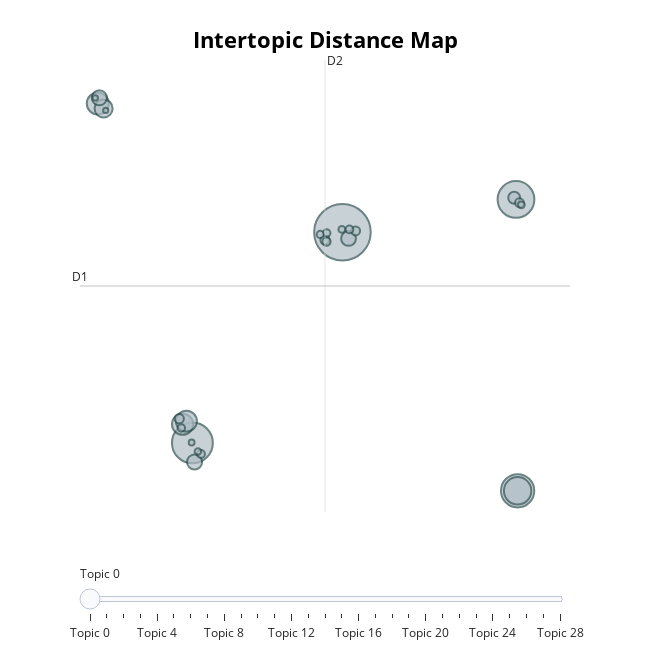

The code cell stored with this chart in its notebook:
### Code cell
neg_topic_model = neg_topic_model.reduce_topics(neg_docs, nr_topics=30)
neg_topic_model.visualize_topics()

### Figure 1 — Plotly figure (JSON) as saved in the notebook; plotly's stock layout.template omitted (floating-point values rounded to 4 significant figures)
{"data": [{"customdata": [[0, "enemy | make | get | like | time", 1310], [1, "suck | shit | fuck | nah | good", 682], [2, "hate | bad | fucking | gamei | series", 553], [3, "pc | port | controller | keyboard | control", 454], [4, "server | ban | online | fix | save", 308], [5, "dont | play | fun | instead | sekiro", 198], [6, "dog | shit | poo | fart | ass", 184], [7, "trash | garbage | waste | play | hot", 179], [8, "buy | refund | money | worth | waste", 134], [9, "skip | credit | one | achievement | play", 94], [10, "de | que | jogo | bir | en", 93], [11, "hitboxes | hit | roll | box | hitbox", 90], [12, "pain | cancer | depression | suffering | give", 58], [13, "dogshit | absolute | fuck | fucking | serious", 35], [14, "demon | herald | emerald | smelter | spirit", 34], [15, "clunky | movement | clunkiest | compare | feel", 33], [16, "hard | katana | castle | field | weak", 32], [17, "iron | keep | harvest | valley | whoever", 28], [18, "janky | jank | dong | definition | ridiculously", 26], [19, "spam | enemy | flank | many | darksouls", 25], [20, "outskirt | frigid | fuck | cocksucking | faucking", 23], [21, "amana | shrine | amaze | iron | keep", 23], [22, "ganking | gank | yup | oh | squad", 21], [23, "mid | middd | absurdo | pinnacle | definition", 19], [24, "design | couldnt | demarco | fcuk | reprobate", 19], [25, "sux | nul | xddddd | opac | meggazoomy", 18], [26, "adp | suck | fkin | content | gunpoint", 14], [27, "game | truly | one | definitely | time", 12], [28, "review | negative | happiness | patch | positive", 11]], "hovertemplate": "<b>Topic %{customdata[0]}</b><br>%{customdata[1]}<br>Size: %{customdata[2]}", "legendgroup": "", "marker": {"color": "#B0BEC5", "line": {"color": "DarkSlateGrey", "width": 2}, "size": [1310, 682, 553, 454, 308, 198, 184, 179, 134, 94, 93, 90, 58, 35, 34, 33, 32, 28, 26, 25, 23, 23, 21, 19, 19, 18, 14, 12, 11], "sizemode": "area", "sizeref": 0.8187, "symbol": "circle"}, "mode": "markers", "name": "", "orientation": "v", "showlegend": false, "type": "scatter", "x": [7.888, -0.2539, 17.31, 17.4, 17.4, -5.388, -0.7858, -0.5778, -5.073, -5.304, -0.1363, 8.22, 17.21, -0.9673, 6.939, 8.602, 17.49, 7.023, 0.211, 8.266, -0.8553, 7.033, 6.684, 17.6, 7.857, 0.04511, -0.2952, -5.525, -4.957], "xaxis": "x", "y": [6.123, -4.893, 7.842, -7.399, -7.399, 12.86, -3.919, -3.755, 12.6, 13.16, -5.889, 5.803, 7.933, -3.63, 5.722, 6.193, 7.672, 5.631, -5.473, 6.276, -4.115, 6.081, 6.013, 7.56, 6.277, -5.343, -4.871, 13.15, 12.5], "yaxis": "y"}], "layout": {"annotations": [{"showarrow": false, "text": "D1", "x": -6.353, "y": 3.315, "yshift": 10}, {"showarrow": false, "text": "D2", "x": 6.942, "xshift": 10, "y": 15.14}], "height": 650, "hoverlabel": {"bgcolor": "white", "font": {"family": "Rockwell", "size": 16}}, "legend": {"itemsizing": "constant", "tracegroupgap": 0}, "margin": {"t": 60}, "shapes": [{"line": {"color": "#CFD8DC", "width": 2}, "type": "line", "x0": 6.942, "x1": 6.942, "y0": -8.509, "y1": 15.14}, {"line": {"color": "#9E9E9E", "width": 2}, "type": "line", "x0": -6.353, "x1": 20.24, "y0": 3.315, "y1": 3.315}], "sliders": [{"active": 0, "pad": {"t": 50}, "steps": [{"args": [{"marker.color": [["red", "#B0BEC5", "#B0BEC5", "#B0BEC5", "#B0BEC5", "#B0BEC5", "#B0BEC5", "#B0BEC5", "#B0BEC5", "#B0BEC5", "#B0BEC5", "#B0BEC5", "#B0BEC5", "#B0BEC5", "#B0BEC5", "#B0BEC5", "#B0BEC5", "#B0BEC5", "#B0BEC5", "#B0BEC5", "#B0BEC5", "#B0BEC5", "#B0BEC5", "#B0BEC5", "#B0BEC5", "#B0BEC5", "#B0BEC5", "#B0BEC5", "#B0BEC5"]]}], "label": "Topic 0", "method": "update"}, {"args": [{"marker.color": [["#B0BEC5", "red", "#B0BEC5", "#B0BEC5", "#B0BEC5", "#B0BEC5", "#B0BEC5", "#B0BEC5", "#B0BEC5", "#B0BEC5", "#B0BEC5", "#B0BEC5", "#B0BEC5", "#B0BEC5", "#B0BEC5", "#B0BEC5", "#B0BEC5", "#B0BEC5", "#B0BEC5", "#B0BEC5", "#B0BEC5", "#B0BEC5", "#B0BEC5", "#B0BEC5", "#B0BEC5", "#B0BEC5", "#B0BEC5", "#B0BEC5", "#B0BEC5"]]}], "label": "Topic 1", "method": "update"}, {"args": [{"marker.color": [["#B0BEC5", "#B0BEC5", "red", "#B0BEC5", "#B0BEC5", "#B0BEC5", "#B0BEC5", "#B0BEC5", "#B0BEC5", "#B0BEC5", "#B0BEC5", "#B0BEC5", "#B0BEC5", "#B0BEC5", "#B0BEC5", "#B0BEC5", "#B0BEC5", "#B0BEC5", "#B0BEC5", "#B0BEC5", "#B0BEC5", "#B0BEC5", "#B0BEC5", "#B0BEC5", "#B0BEC5", "#B0BEC5", "#B0BEC5", "#B0BEC5", "#B0BEC5"]]}], "label": "Topic 2", "method": "update"}, {"args": [{"marker.color": [["#B0BEC5", "#B0BEC5", "#B0BEC5", "red", "#B0BEC5", "#B0BEC5", "#B0BEC5", "#B0BEC5", "#B0BEC5", "#B0BEC5", "#B0BEC5", "#B0BEC5", "#B0BEC5", "#B0BEC5", "#B0BEC5", "#B0BEC5", "#B0BEC5", "#B0BEC5", "#B0BEC5", "#B0BEC5", "#B0BEC5", "#B0BEC5", "#B0BEC5", "#B0BEC5", "#B0BEC5", "#B0BEC5", "#B0BEC5", "#B0BEC5", "#B0BEC5"]]}], "label": "Topic 3", "method": "update"}, {"args": [{"marker.color": [["#B0BEC5", "#B0BEC5", "#B0BEC5", "#B0BEC5", "red", "#B0BEC5", "#B0BEC5", "#B0BEC5", "#B0BEC5", "#B0BEC5", "#B0BEC5", "#B0BEC5", "#B0BEC5", "#B0BEC5", "#B0BEC5", "#B0BEC5", "#B0BEC5", "#B0BEC5", "#B0BEC5", "#B0BEC5", "#B0BEC5", "#B0BEC5", "#B0BEC5", "#B0BEC5", "#B0BEC5", "#B0BEC5", "#B0BEC5", "#B0BEC5", "#B0BEC5"]]}], "label": "Topic 4", "method": "update"}, {"args": [{"marker.color": [["#B0BEC5", "#B0BEC5", "#B0BEC5", "#B0BEC5", "#B0BEC5", "red", "#B0BEC5", "#B0BEC5", "#B0BEC5", "#B0BEC5", "#B0BEC5", "#B0BEC5", "#B0BEC5", "#B0BEC5", "#B0BEC5", "#B0BEC5", "#B0BEC5", "#B0BEC5", "#B0BEC5", "#B0BEC5", "#B0BEC5", "#B0BEC5", "#B0BEC5", "#B0BEC5", "#B0BEC5", "#B0BEC5", "#B0BEC5", "#B0BEC5", "#B0BEC5"]]}], "label": "Topic 5", "method": "update"}, {"args": [{"marker.color": [["#B0BEC5", "#B0BEC5", "#B0BEC5", "#B0BEC5", "#B0BEC5", "#B0BEC5", "red", "#B0BEC5", "#B0BEC5", "#B0BEC5", "#B0BEC5", "#B0BEC5", "#B0BEC5", "#B0BEC5", "#B0BEC5", "#B0BEC5", "#B0BEC5", "#B0BEC5", "#B0BEC5", "#B0BEC5", "#B0BEC5", "#B0BEC5", "#B0BEC5", "#B0BEC5", "#B0BEC5", "#B0BEC5", "#B0BEC5", "#B0BEC5", "#B0BEC5"]]}], "label": "Topic 6", "method": "update"}, {"args": [{"marker.color": [["#B0BEC5", "#B0BEC5", "#B0BEC5", "#B0BEC5", "#B0BEC5", "#B0BEC5", "#B0BEC5", "red", "#B0BEC5", "#B0BEC5", "#B0BEC5", "#B0BEC5", "#B0BEC5", "#B0BEC5", "#B0BEC5", "#B0BEC5", "#B0BEC5", "#B0BEC5", "#B0BEC5", "#B0BEC5", "#B0BEC5", "#B0BEC5", "#B0BEC5", "#B0BEC5", "#B0BEC5", "#B0BEC5", "#B0BEC5", "#B0BEC5", "#B0BEC5"]]}], "label": "Topic 7", "method": "update"}, {"args": [{"marker.color": [["#B0BEC5", "#B0BEC5", "#B0BEC5", "#B0BEC5", "#B0BEC5", "#B0BEC5", "#B0BEC5", "#B0BEC5", "red", "#B0BEC5", "#B0BEC5", "#B0BEC5", "#B0BEC5", "#B0BEC5", "#B0BEC5", "#B0BEC5", "#B0BEC5", "#B0BEC5", "#B0BEC5", "#B0BEC5", "#B0BEC5", "#B0BEC5", "#B0BEC5", "#B0BEC5", "#B0BEC5", "#B0BEC5", "#B0BEC5", "#B0BEC5", "#B0BEC5"]]}], "label": "Topic 8", "method": "update"}, {"args": [{"marker.color": [["#B0BEC5", "#B0BEC5", "#B0BEC5", "#B0BEC5", "#B0BEC5", "#B0BEC5", "#B0BEC5", "#B0BEC5", "#B0BEC5", "red", "#B0BEC5", "#B0BEC5", "#B0BEC5", "#B0BEC5", "#B0BEC5", "#B0BEC5", "#B0BEC5", "#B0BEC5", "#B0BEC5", "#B0BEC5", "#B0BEC5", "#B0BEC5", "#B0BEC5", "#B0BEC5", "#B0BEC5", "#B0BEC5", "#B0BEC5", "#B0BEC5", "#B0BEC5"]]}], "label": "Topic 9", "method": "update"}, {"args": [{"marker.color": [["#B0BEC5", "#B0BEC5", "#B0BEC5", "#B0BEC5", "#B0BEC5", "#B0BEC5", "#B0BEC5", "#B0BEC5", "#B0BEC5", "#B0BEC5", "red", "#B0BEC5", "#B0BEC5", "#B0BEC5", "#B0BEC5", "#B0BEC5", "#B0BEC5", "#B0BEC5", "#B0BEC5", "#B0BEC5", "#B0BEC5", "#B0BEC5", "#B0BEC5", "#B0BEC5", "#B0BEC5", "#B0BEC5", "#B0BEC5", "#B0BEC5", "#B0BEC5"]]}], "label": "Topic 10", "method": "update"}, {"args": [{"marker.color": [["#B0BEC5", "#B0BEC5", "#B0BEC5", "#B0BEC5", "#B0BEC5", "#B0BEC5", "#B0BEC5", "#B0BEC5", "#B0BEC5", "#B0BEC5", "#B0BEC5", "red", "#B0BEC5", "#B0BEC5", "#B0BEC5", "#B0BEC5", "#B0BEC5", "#B0BEC5", "#B0BEC5", "#B0BEC5", "#B0BEC5", "#B0BEC5", "#B0BEC5", "#B0BEC5", "#B0BEC5", "#B0BEC5", "#B0BEC5", "#B0BEC5", "#B0BEC5"]]}], "label": "Topic 11", "method": "update"}, {"args": [{"marker.color": [["#B0BEC5", "#B0BEC5", "#B0BEC5", "#B0BEC5", "#B0BEC5", "#B0BEC5", "#B0BEC5", "#B0BEC5", "#B0BEC5", "#B0BEC5", "#B0BEC5", "#B0BEC5", "red", "#B0BEC5", "#B0BEC5", "#B0BEC5", "#B0BEC5", "#B0BEC5", "#B0BEC5", "#B0BEC5", "#B0BEC5", "#B0BEC5", "#B0BEC5", "#B0BEC5", "#B0BEC5", "#B0BEC5", "#B0BEC5", "#B0BEC5", "#B0BEC5"]]}], "label": "Topic 12", "method": "update"}, {"args": [{"marker.color": [["#B0BEC5", "#B0BEC5", "#B0BEC5", "#B0BEC5", "#B0BEC5", "#B0BEC5", "#B0BEC5", "#B0BEC5", "#B0BEC5", "#B0BEC5", "#B0BEC5", "#B0BEC5", "#B0BEC5", "red", "#B0BEC5", "#B0BEC5", "#B0BEC5", "#B0BEC5", "#B0BEC5", "#B0BEC5", "#B0BEC5", "#B0BEC5", "#B0BEC5", "#B0BEC5", "#B0BEC5", "#B0BEC5", "#B0BEC5", "#B0BEC5", "#B0BEC5"]]}], "label": "Topic 13", "method": "update"}, {"args": [{"marker.color": [["#B0BEC5", "#B0BEC5", "#B0BEC5", "#B0BEC5", "#B0BEC5", "#B0BEC5", "#B0BEC5", "#B0BEC5", "#B0BEC5", "#B0BEC5", "#B0BEC5", "#B0BEC5", "#B0BEC5", "#B0BEC5", "red", "#B0BEC5", "#B0BEC5", "#B0BEC5", "#B0BEC5", "#B0BEC5", "#B0BEC5", "#B0BEC5", "#B0BEC5", "#B0BEC5", "#B0BEC5", "#B0BEC5", "#B0BEC5", "#B0BEC5", "#B0BEC5"]]}], "label": "Topic 14", "method": "update"}, {"args": [{"marker.color": [["#B0BEC5", "#B0BEC5", "#B0BEC5", "#B0BEC5", "#B0BEC5", "#B0BEC5", "#B0BEC5", "#B0BEC5", "#B0BEC5", "#B0BEC5", "#B0BEC5", "#B0BEC5", "#B0BEC5", "#B0BEC5", "#B0BEC5", "red", "#B0BEC5", "#B0BEC5", "#B0BEC5", "#B0BEC5", "#B0BEC5", "#B0BEC5", "#B0BEC5", "#B0BEC5", "#B0BEC5", "#B0BEC5", "#B0BEC5", "#B0BEC5", "#B0BEC5"]]}], "label": "Topic 15", "method": "update"}, {"args": [{"marker.color": [["#B0BEC5", "#B0BEC5", "#B0BEC5", "#B0BEC5", "#B0BEC5", "#B0BEC5", "#B0BEC5", "#B0BEC5", "#B0BEC5", "#B0BEC5", "#B0BEC5", "#B0BEC5", "#B0BEC5", "#B0BEC5", "#B0BEC5", "#B0BEC5", "red", "#B0BEC5", "#B0BEC5", "#B0BEC5", "#B0BEC5", "#B0BEC5", "#B0BEC5", "#B0BEC5", "#B0BEC5", "#B0BEC5", "#B0BEC5", "#B0BEC5", "#B0BEC5"]]}], "label": "Topic 16", "method": "update"}, {"args": [{"marker.color": [["#B0BEC5", "#B0BEC5", "#B0BEC5", "#B0BEC5", "#B0BEC5", "#B0BEC5", "#B0BEC5", "#B0BEC5", "#B0BEC5", "#B0BEC5", "#B0BEC5", "#B0BEC5", "#B0BEC5", "#B0BEC5", "#B0BEC5", "#B0BEC5", "#B0BEC5", "red", "#B0BEC5", "#B0BEC5", "#B0BEC5", "#B0BEC5", "#B0BEC5", "#B0BEC5", "#B0BEC5", "#B0BEC5", "#B0BEC5", "#B0BEC5", "#B0BEC5"]]}], "label": "Topic 17", "method": "update"}, {"args": [{"marker.color": [["#B0BEC5", "#B0BEC5", "#B0BEC5", "#B0BEC5", "#B0BEC5", "#B0BEC5", "#B0BEC5", "#B0BEC5", "#B0BEC5", "#B0BEC5", "#B0BEC5", "#B0BEC5", "#B0BEC5", "#B0BEC5", "#B0BEC5", "#B0BEC5", "#B0BEC5", "#B0BEC5", "red", "#B0BEC5", "#B0BEC5", "#B0BEC5", "#B0BEC5", "#B0BEC5", "#B0BEC5", "#B0BEC5", "#B0BEC5", "#B0BEC5", "#B0BEC5"]]}], "label": "Topic 18", "method": "update"}, {"args": [{"marker.color": [["#B0BEC5", "#B0BEC5", "#B0BEC5", "#B0BEC5", "#B0BEC5", "#B0BEC5", "#B0BEC5", "#B0BEC5", "#B0BEC5", "#B0BEC5", "#B0BEC5", "#B0BEC5", "#B0BEC5", "#B0BEC5", "#B0BEC5", "#B0BEC5", "#B0BEC5", "#B0BEC5", "#B0BEC5", "red", "#B0BEC5", "#B0BEC5", "#B0BEC5", "#B0BEC5", "#B0BEC5", "#B0BEC5", "#B0BEC5", "#B0BEC5", "#B0BEC5"]]}], "label": "Topic 19", "method": "update"}, {"args": [{"marker.color": [["#B0BEC5", "#B0BEC5", "#B0BEC5", "#B0BEC5", "#B0BEC5", "#B0BEC5", "#B0BEC5", "#B0BEC5", "#B0BEC5", "#B0BEC5", "#B0BEC5", "#B0BEC5", "#B0BEC5", "#B0BEC5", "#B0BEC5", "#B0BEC5", "#B0BEC5", "#B0BEC5", "#B0BEC5", "#B0BEC5", "red", "#B0BEC5", "#B0BEC5", "#B0BEC5", "#B0BEC5", "#B0BEC5", "#B0BEC5", "#B0BEC5", "#B0BEC5"]]}], "label": "Topic 20", "method": "update"}, {"args": [{"marker.color": [["#B0BEC5", "#B0BEC5", "#B0BEC5", "#B0BEC5", "#B0BEC5", "#B0BEC5", "#B0BEC5", "#B0BEC5", "#B0BEC5", "#B0BEC5", "#B0BEC5", "#B0BEC5", "#B0BEC5", "#B0BEC5", "#B0BEC5", "#B0BEC5", "#B0BEC5", "#B0BEC5", "#B0BEC5", "#B0BEC5", "#B0BEC5", "red", "#B0BEC5", "#B0BEC5", "#B0BEC5", "#B0BEC5", "#B0BEC5", "#B0BEC5", "#B0BEC5"]]}], "label": "Topic 21", "method": "update"}, {"args": [{"marker.color": [["#B0BEC5", "#B0BEC5", "#B0BEC5", "#B0BEC5", "#B0BEC5", "#B0BEC5", "#B0BEC5", "#B0BEC5", "#B0BEC5", "#B0BEC5", "#B0BEC5", "#B0BEC5", "#B0BEC5", "#B0BEC5", "#B0BEC5", "#B0BEC5", "#B0BEC5", "#B0BEC5", "#B0BEC5", "#B0BEC5", "#B0BEC5", "#B0BEC5", "red", "#B0BEC5", "#B0BEC5", "#B0BEC5", "#B0BEC5", "#B0BEC5", "#B0BEC5"]]}], "label": "Topic 22", "method": "update"}, {"args": [{"marker.color": [["#B0BEC5", "#B0BEC5", "#B0BEC5", "#B0BEC5", "#B0BEC5", "#B0BEC5", "#B0BEC5", "#B0BEC5", "#B0BEC5", "#B0BEC5", "#B0BEC5", "#B0BEC5", "#B0BEC5", "#B0BEC5", "#B0BEC5", "#B0BEC5", "#B0BEC5", "#B0BEC5", "#B0BEC5", "#B0BEC5", "#B0BEC5", "#B0BEC5", "#B0BEC5", "red", "#B0BEC5", "#B0BEC5", "#B0BEC5", "#B0BEC5", "#B0BEC5"]]}], "label": "Topic 23", "method": "update"}, {"args": [{"marker.color": [["#B0BEC5", "#B0BEC5", "#B0BEC5", "#B0BEC5", "#B0BEC5", "#B0BEC5", "#B0BEC5", "#B0BEC5", "#B0BEC5", "#B0BEC5", "#B0BEC5", "#B0BEC5", "#B0BEC5", "#B0BEC5", "#B0BEC5", "#B0BEC5", "#B0BEC5", "#B0BEC5", "#B0BEC5", "#B0BEC5", "#B0BEC5", "#B0BEC5", "#B0BEC5", "#B0BEC5", "red", "#B0BEC5", "#B0BEC5", "#B0BEC5", "#B0BEC5"]]}], "label": "Topic 24", "method": "update"}, {"args": [{"marker.color": [["#B0BEC5", "#B0BEC5", "#B0BEC5", "#B0BEC5", "#B0BEC5", "#B0BEC5", "#B0BEC5", "#B0BEC5", "#B0BEC5", "#B0BEC5", "#B0BEC5", "#B0BEC5", "#B0BEC5", "#B0BEC5", "#B0BEC5", "#B0BEC5", "#B0BEC5", "#B0BEC5", "#B0BEC5", "#B0BEC5", "#B0BEC5", "#B0BEC5", "#B0BEC5", "#B0BEC5", "#B0BEC5", "red", "#B0BEC5", "#B0BEC5", "#B0BEC5"]]}], "label": "Topic 25", "method": "update"}, {"args": [{"marker.color": [["#B0BEC5", "#B0BEC5", "#B0BEC5", "#B0BEC5", "#B0BEC5", "#B0BEC5", "#B0BEC5", "#B0BEC5", "#B0BEC5", "#B0BEC5", "#B0BEC5", "#B0BEC5", "#B0BEC5", "#B0BEC5", "#B0BEC5", "#B0BEC5", "#B0BEC5", "#B0BEC5", "#B0BEC5", "#B0BEC5", "#B0BEC5", "#B0BEC5", "#B0BEC5", "#B0BEC5", "#B0BEC5", "#B0BEC5", "red", "#B0BEC5", "#B0BEC5"]]}], "label": "Topic 26", "method": "update"}, {"args": [{"marker.color": [["#B0BEC5", "#B0BEC5", "#B0BEC5", "#B0BEC5", "#B0BEC5", "#B0BEC5", "#B0BEC5", "#B0BEC5", "#B0BEC5", "#B0BEC5", "#B0BEC5", "#B0BEC5", "#B0BEC5", "#B0BEC5", "#B0BEC5", "#B0BEC5", "#B0BEC5", "#B0BEC5", "#B0BEC5", "#B0BEC5", "#B0BEC5", "#B0BEC5", "#B0BEC5", "#B0BEC5", "#B0BEC5", "#B0BEC5", "#B0BEC5", "red", "#B0BEC5"]]}], "label": "Topic 27", "method": "update"}, {"args": [{"marker.color": [["#B0BEC5", "#B0BEC5", "#B0BEC5", "#B0BEC5", "#B0BEC5", "#B0BEC5", "#B0BEC5", "#B0BEC5", "#B0BEC5", "#B0BEC5", "#B0BEC5", "#B0BEC5", "#B0BEC5", "#B0BEC5", "#B0BEC5", "#B0BEC5", "#B0BEC5", "#B0BEC5", "#B0BEC5", "#B0BEC5", "#B0BEC5", "#B0BEC5", "#B0BEC5", "#B0BEC5", "#B0BEC5", "#B0BEC5", "#B0BEC5", "#B0BEC5", "red"]]}], "label": "Topic 28", "method": "update"}]}], "title": {"font": {"color": "Black", "size": 22}, "text": "<b>Intertopic Distance Map</b>", "x": 0.5, "xanchor": "center", "y": 0.95, "yanchor": "top"}, "width": 650, "xaxis": {"anchor": "y", "domain": [0, 1], "range": [-6.353, 20.24], "title": {"text": ""}, "visible": false}, "yaxis": {"anchor": "x", "domain": [0, 1], "range": [-8.509, 15.14], "title": {"text": ""}, "visible": false}}}
